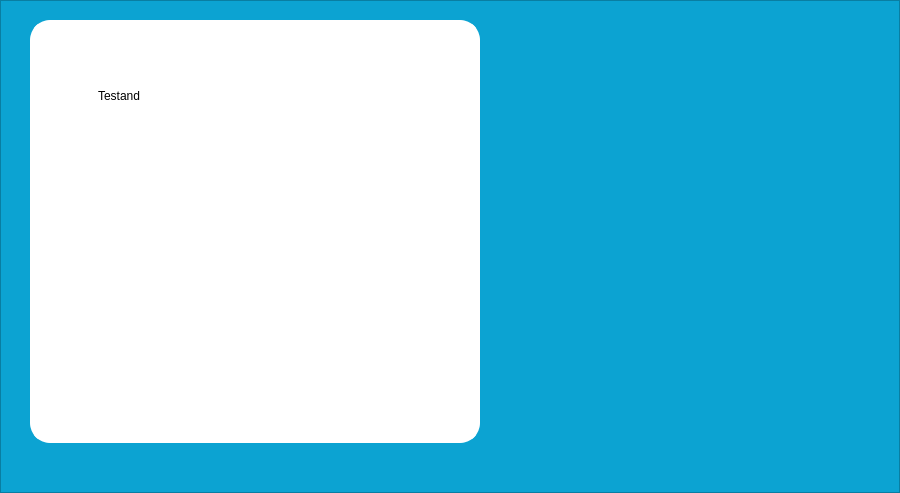
<?xml version="1.0" encoding="UTF-8"?>
<ui version="4.0">
 <class>ct_frame</class>
 <widget class="QFrame" name="ct_frame">
  <property name="geometry">
   <rect>
    <x>0</x>
    <y>0</y>
    <width>900</width>
    <height>493</height>
   </rect>
  </property>
  <property name="font">
   <font>
    <family>Segoe UI</family>
   </font>
  </property>
  <property name="windowTitle">
   <string>Frame</string>
  </property>
  <property name="styleSheet">
   <string notr="true">background: #0CA3D2</string>
  </property>
  <property name="frameShape">
   <enum>QFrame::StyledPanel</enum>
  </property>
  <property name="frameShadow">
   <enum>QFrame::Raised</enum>
  </property>
  <widget class="QFrame" name="frame">
   <property name="geometry">
    <rect>
     <x>30</x>
     <y>20</y>
     <width>450</width>
     <height>423</height>
    </rect>
   </property>
   <property name="styleSheet">
    <string notr="true">background: #FFF;
border: 5px solid #fFf;
border-radius: 20px;
</string>
   </property>
   <property name="frameShape">
    <enum>QFrame::StyledPanel</enum>
   </property>
   <property name="frameShadow">
    <enum>QFrame::Raised</enum>
   </property>
   <widget class="QLabel" name="label">
    <property name="geometry">
     <rect>
      <x>60</x>
      <y>50</y>
      <width>141</width>
      <height>51</height>
     </rect>
    </property>
    <property name="text">
     <string>Testand</string>
    </property>
   </widget>
  </widget>
 </widget>
 <resources/>
 <connections/>
</ui>
